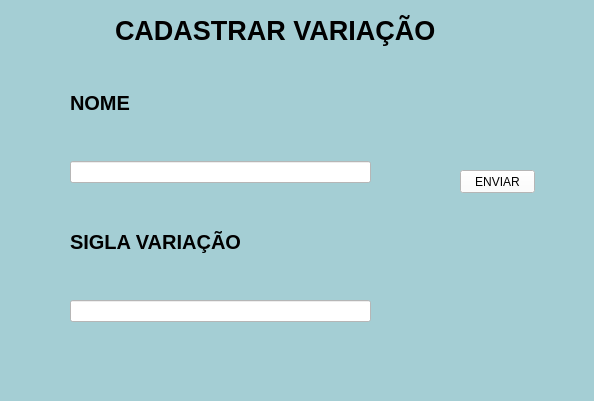
<?xml version="1.0" encoding="UTF-8"?>
<ui version="4.0">
 <class>CADASTROTIPO</class>
 <widget class="QMainWindow" name="CADASTROTIPO">
  <property name="geometry">
   <rect>
    <x>0</x>
    <y>0</y>
    <width>594</width>
    <height>401</height>
   </rect>
  </property>
  <property name="windowTitle">
   <string>MainWindow</string>
  </property>
  <property name="styleSheet">
   <string notr="true">background-color: rgb(164, 206, 212);</string>
  </property>
  <widget class="QWidget" name="centralwidget">
   <widget class="QLabel" name="label_8">
    <property name="enabled">
     <bool>false</bool>
    </property>
    <property name="geometry">
     <rect>
      <x>115</x>
      <y>10</y>
      <width>321</width>
      <height>41</height>
     </rect>
    </property>
    <property name="font">
     <font>
      <pointsize>20</pointsize>
      <weight>75</weight>
      <italic>false</italic>
      <bold>true</bold>
      <underline>false</underline>
      <strikeout>false</strikeout>
      <kerning>true</kerning>
     </font>
    </property>
    <property name="styleSheet">
     <string notr="true">color: rgb(0, 0, 0);
color: rgb(0, 0, 0);</string>
    </property>
    <property name="text">
     <string>CADASTRAR VARIAÇÃO</string>
    </property>
    <property name="buddy">
     <cstring>nome</cstring>
    </property>
   </widget>
   <widget class="QWidget" name="verticalLayoutWidget">
    <property name="geometry">
     <rect>
      <x>70</x>
      <y>50</y>
      <width>301</width>
      <height>272</height>
     </rect>
    </property>
    <layout class="QVBoxLayout" name="verticalLayout">
     <item>
      <widget class="QLabel" name="label_6">
       <property name="font">
        <font>
         <pointsize>15</pointsize>
         <weight>75</weight>
         <bold>true</bold>
        </font>
       </property>
       <property name="styleSheet">
        <string notr="true">
color: rgb(0, 0, 0);</string>
       </property>
       <property name="text">
        <string>NOME</string>
       </property>
      </widget>
     </item>
     <item>
      <widget class="QLineEdit" name="nome">
       <property name="styleSheet">
        <string notr="true">background-color: rgb(255, 255, 255);</string>
       </property>
       <property name="text">
        <string/>
       </property>
      </widget>
     </item>
     <item>
      <widget class="QLabel" name="label_4">
       <property name="font">
        <font>
         <pointsize>15</pointsize>
         <weight>75</weight>
         <bold>true</bold>
        </font>
       </property>
       <property name="styleSheet">
        <string notr="true">
color: rgb(0, 0, 0);</string>
       </property>
       <property name="text">
        <string>SIGLA VARIAÇÃO</string>
       </property>
      </widget>
     </item>
     <item>
      <widget class="QLineEdit" name="siglaVariacao">
       <property name="styleSheet">
        <string notr="true">background-color: rgb(255, 255, 255);</string>
       </property>
       <property name="text">
        <string/>
       </property>
      </widget>
     </item>
    </layout>
   </widget>
   <widget class="QPushButton" name="pushButton">
    <property name="geometry">
     <rect>
      <x>460</x>
      <y>170</y>
      <width>75</width>
      <height>23</height>
     </rect>
    </property>
    <property name="styleSheet">
     <string notr="true">background-color: rgb(255, 255, 255);</string>
    </property>
    <property name="text">
     <string>ENVIAR</string>
    </property>
   </widget>
   <widget class="QLabel" name="errorlabel">
    <property name="geometry">
     <rect>
      <x>370</x>
      <y>200</y>
      <width>221</width>
      <height>20</height>
     </rect>
    </property>
    <property name="text">
     <string/>
    </property>
   </widget>
   <zorder>verticalLayoutWidget</zorder>
   <zorder>pushButton</zorder>
   <zorder>label_8</zorder>
   <zorder>errorlabel</zorder>
  </widget>
  <widget class="QMenuBar" name="menubar">
   <property name="geometry">
    <rect>
     <x>0</x>
     <y>0</y>
     <width>594</width>
     <height>21</height>
    </rect>
   </property>
  </widget>
  <widget class="QStatusBar" name="statusbar"/>
 </widget>
 <tabstops>
  <tabstop>pushButton</tabstop>
 </tabstops>
 <resources/>
 <connections/>
</ui>
